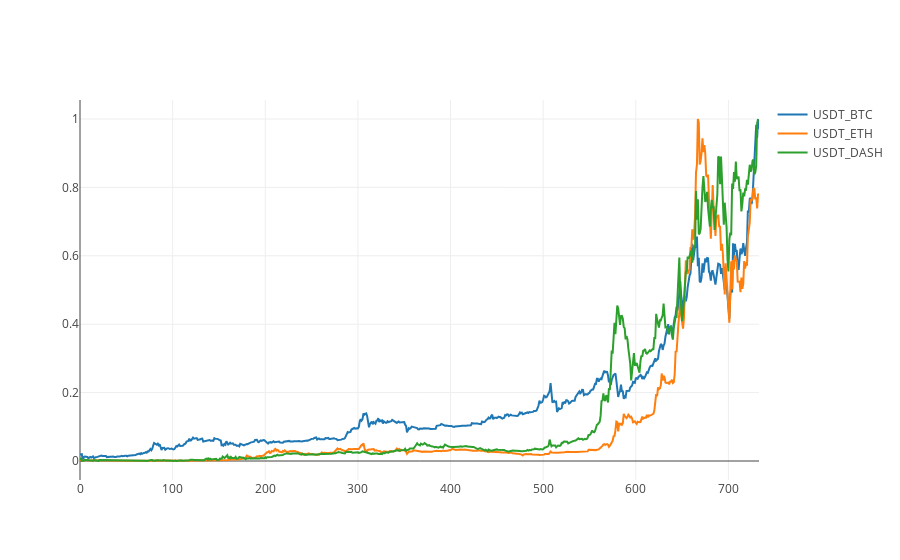

The notebook cell this image was saved under:
### Code cell
MP.plotAsScaler(USDT_BTC, USDT_ETH, USDT_DASH)

### Figure 1 — Plotly figure (JSON) as saved in the notebook; plotly's stock layout.template omitted (floating-point values rounded to 4 significant figures; data arrays with more than 128 entries replaced by an {"elided": "..."} marker saying what was removed)
{"data": [{"name": "USDT_BTC", "type": "scatter", "y": {"elided": "734 float values"}}, {"name": "USDT_ETH", "type": "scatter", "y": {"elided": "734 float values"}}, {"name": "USDT_DASH", "type": "scatter", "y": {"elided": "733 float values"}}], "layout": {}}
